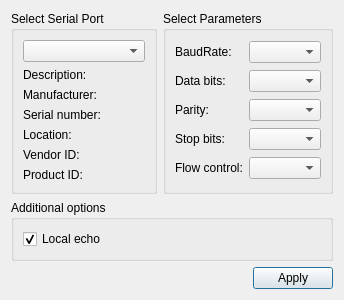
<?xml version="1.0" encoding="UTF-8"?>
<ui version="4.0">
 <class>SettingsDialog</class>
 <widget class="QDialog" name="SettingsDialog">
  <property name="geometry">
   <rect>
    <x>0</x>
    <y>0</y>
    <width>344</width>
    <height>286</height>
   </rect>
  </property>
  <property name="windowTitle">
   <string>Dialog</string>
  </property>
  <layout class="QGridLayout" name="gridLayout_3">
   <item row="0" column="0">
    <widget class="QGroupBox" name="selectBox">
     <property name="title">
      <string>Select Serial Port</string>
     </property>
     <layout class="QGridLayout" name="gridLayout">
      <item row="0" column="0">
       <widget class="QComboBox" name="serialPortInfoListBox"/>
      </item>
      <item row="1" column="0">
       <widget class="QLabel" name="descriptionLabel">
        <property name="text">
         <string>Description:</string>
        </property>
       </widget>
      </item>
      <item row="2" column="0">
       <widget class="QLabel" name="manufacturerLabel">
        <property name="text">
         <string>Manufacturer:</string>
        </property>
       </widget>
      </item>
      <item row="3" column="0">
       <widget class="QLabel" name="serialNumberLabel">
        <property name="text">
         <string>Serial number:</string>
        </property>
       </widget>
      </item>
      <item row="4" column="0">
       <widget class="QLabel" name="locationLabel">
        <property name="text">
         <string>Location:</string>
        </property>
       </widget>
      </item>
      <item row="5" column="0">
       <widget class="QLabel" name="vidLabel">
        <property name="text">
         <string>Vendor ID:</string>
        </property>
       </widget>
      </item>
      <item row="6" column="0">
       <widget class="QLabel" name="pidLabel">
        <property name="text">
         <string>Product ID:</string>
        </property>
       </widget>
      </item>
     </layout>
    </widget>
   </item>
   <item row="0" column="1">
    <widget class="QGroupBox" name="parametersBox">
     <property name="title">
      <string>Select Parameters</string>
     </property>
     <layout class="QGridLayout" name="gridLayout_2">
      <item row="0" column="0">
       <widget class="QLabel" name="baudRateLabel">
        <property name="text">
         <string>BaudRate:</string>
        </property>
       </widget>
      </item>
      <item row="0" column="1">
       <widget class="QComboBox" name="baudRateBox"/>
      </item>
      <item row="1" column="0">
       <widget class="QLabel" name="dataBitsLabel">
        <property name="text">
         <string>Data bits:</string>
        </property>
       </widget>
      </item>
      <item row="1" column="1">
       <widget class="QComboBox" name="dataBitsBox"/>
      </item>
      <item row="2" column="0">
       <widget class="QLabel" name="parityLabel">
        <property name="text">
         <string>Parity:</string>
        </property>
       </widget>
      </item>
      <item row="2" column="1">
       <widget class="QComboBox" name="parityBox"/>
      </item>
      <item row="3" column="0">
       <widget class="QLabel" name="stopBitsLabel">
        <property name="text">
         <string>Stop bits:</string>
        </property>
       </widget>
      </item>
      <item row="3" column="1">
       <widget class="QComboBox" name="stopBitsBox"/>
      </item>
      <item row="4" column="0">
       <widget class="QLabel" name="flowControlLabel">
        <property name="text">
         <string>Flow control:</string>
        </property>
       </widget>
      </item>
      <item row="4" column="1">
       <widget class="QComboBox" name="flowControlBox"/>
      </item>
     </layout>
    </widget>
   </item>
   <item row="1" column="0" colspan="2">
    <widget class="QGroupBox" name="additionalOptionsGroupBox">
     <property name="title">
      <string>Additional options</string>
     </property>
     <layout class="QVBoxLayout" name="verticalLayout">
      <item>
       <widget class="QCheckBox" name="localEchoCheckBox">
        <property name="text">
         <string>Local echo</string>
        </property>
        <property name="checked">
         <bool>true</bool>
        </property>
       </widget>
      </item>
     </layout>
    </widget>
   </item>
   <item row="2" column="0" colspan="2">
    <layout class="QHBoxLayout" name="horizontalLayout">
     <item>
      <spacer name="horizontalSpacer">
       <property name="orientation">
        <enum>Qt::Horizontal</enum>
       </property>
       <property name="sizeHint" stdset="0">
        <size>
         <width>96</width>
         <height>20</height>
        </size>
       </property>
      </spacer>
     </item>
     <item>
      <widget class="QPushButton" name="applyButton">
       <property name="text">
        <string>Apply</string>
       </property>
      </widget>
     </item>
    </layout>
   </item>
  </layout>
 </widget>
 <resources/>
 <connections/>
</ui>
